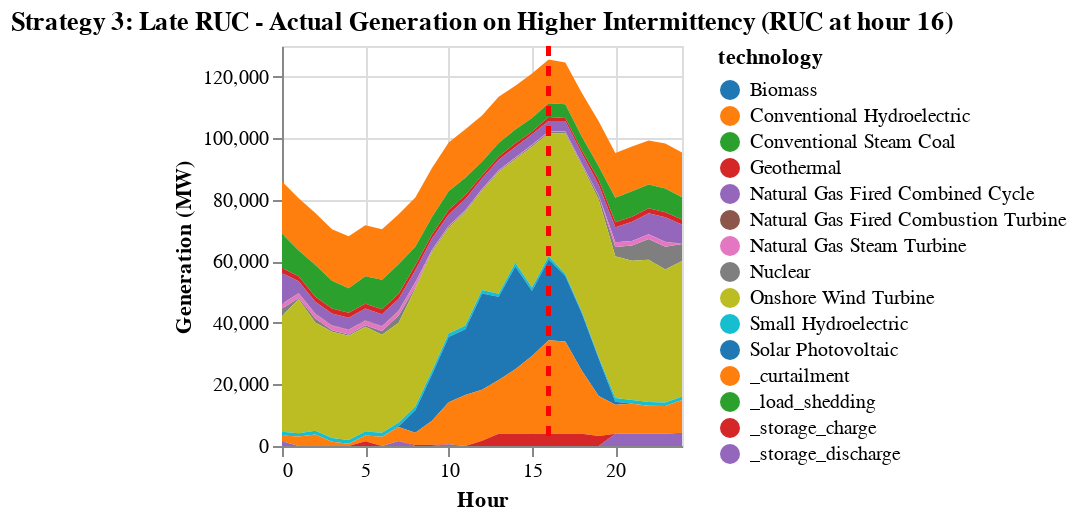

The cell this chart's notebook holds for it:
### Code cell
# Visual comparison - Late RUC (hour 16) - Higher Intermittency
plot_actual_ruc_generation(
    ruc_late_actual_high,
    initial_time,
    recommit_time_late_high,
    gen_df,
    zone_dict,
    "Strategy 3: Late RUC - Actual Generation on Higher Intermittency"
);

### Figure 1 — Vega specification as saved in the notebook (floating-point values rounded to 4 significant figures; data arrays with more than 128 entries replaced by an {"elided": "..."} marker saying what was removed)
{"$schema": "https://vega.github.io/schema/vega/v5.json", "axes": [{"aria": false, "domain": false, "grid": true, "gridScale": "y", "labels": false, "maxExtent": 0, "minExtent": 0, "orient": "bottom", "scale": "x", "tickCount": {"signal": "ceil(width/40)"}, "ticks": false, "zindex": 0}, {"aria": false, "domain": false, "grid": true, "gridScale": "x", "labels": false, "maxExtent": 0, "minExtent": 0, "orient": "left", "scale": "y", "tickCount": {"signal": "ceil(height/40)"}, "ticks": false, "zindex": 0}, {"grid": false, "labelFlush": true, "labelOverlap": true, "orient": "bottom", "scale": "x", "tickCount": {"signal": "ceil(width/40)"}, "title": "Hour", "zindex": 0}, {"grid": false, "labelOverlap": true, "orient": "left", "scale": "y", "tickCount": {"signal": "ceil(height/40)"}, "title": "Generation (MW)", "zindex": 0}], "background": "white", "data": [{"name": "source_0", "values": {"elided": "375 records"}}, {"name": "data_0", "source": "source_0", "transform": [{"as": "hour", "expr": "toNumber(datum[\"hour\"])", "type": "formula"}]}, {"name": "data_1", "source": "data_0", "transform": [{"field": "gen_sum", "groupby": ["technology"], "key": "hour", "method": "value", "type": "impute", "value": 0}, {"as": ["gen_sum_start", "gen_sum_end"], "field": "gen_sum", "groupby": ["hour"], "offset": "zero", "sort": {"field": ["technology"], "order": ["descending"]}, "type": "stack"}]}], "height": 200, "legends": [{"fill": "color", "symbolType": "circle", "title": "technology"}], "marks": [{"encode": {"update": {"height": {"field": {"group": "height"}}, "width": {"field": {"group": "width"}}}}, "from": {"facet": {"data": "data_1", "groupby": ["technology"], "name": "faceted_path_layer_0_main"}}, "marks": [{"encode": {"update": {"defined": {"signal": "isValid(datum[\"hour\"]) && isFinite(+datum[\"hour\"]) && isValid(datum[\"gen_sum\"]) && isFinite(+datum[\"gen_sum\"])"}, "description": {"signal": "\"Hour: \" + (format(datum[\"hour\"], \"\")) + \"; Generation (MW): \" + (format(datum[\"gen_sum\"], \"\")) + \"; technology: \" + (isValid(datum[\"technology\"]) ? datum[\"technology\"] : \"\"+datum[\"technology\"])"}, "fill": {"field": "technology", "scale": "color"}, "orient": {"value": "vertical"}, "x": {"field": "hour", "scale": "x"}, "y": {"field": "gen_sum_end", "scale": "y"}, "y2": {"field": "gen_sum_start", "scale": "y"}}}, "from": {"data": "faceted_path_layer_0_main"}, "name": "layer_0_marks", "sort": {"field": "datum[\"hour\"]"}, "style": ["area"], "type": "area"}], "name": "layer_0_pathgroup", "type": "group"}, {"encode": {"update": {"stroke": {"value": "red"}, "strokeDash": {"value": [5, 5]}, "strokeWidth": {"value": 2}, "x": {"scale": "x", "value": 16}, "y": {"value": 0}, "y2": {"field": {"group": "height"}}}}, "from": {"data": "data_0"}, "name": "layer_1_marks", "style": ["rule"], "type": "rule"}], "padding": 5, "scales": [{"domain": {"fields": [{"data": "data_1", "field": "hour"}, [16]]}, "name": "x", "nice": true, "range": [0, {"signal": "width"}], "type": "linear", "zero": false}, {"domain": {"data": "data_1", "fields": ["gen_sum_start", "gen_sum_end"]}, "name": "y", "nice": true, "range": [{"signal": "height"}, 0], "type": "linear", "zero": true}, {"domain": {"data": "data_1", "field": "technology", "sort": true}, "name": "color", "range": {"scheme": "category10"}, "type": "ordinal"}], "style": "cell", "title": {"frame": "group", "text": "Strategy 3: Late RUC - Actual Generation on Higher Intermittency (RUC at hour 16)"}, "width": 200}
